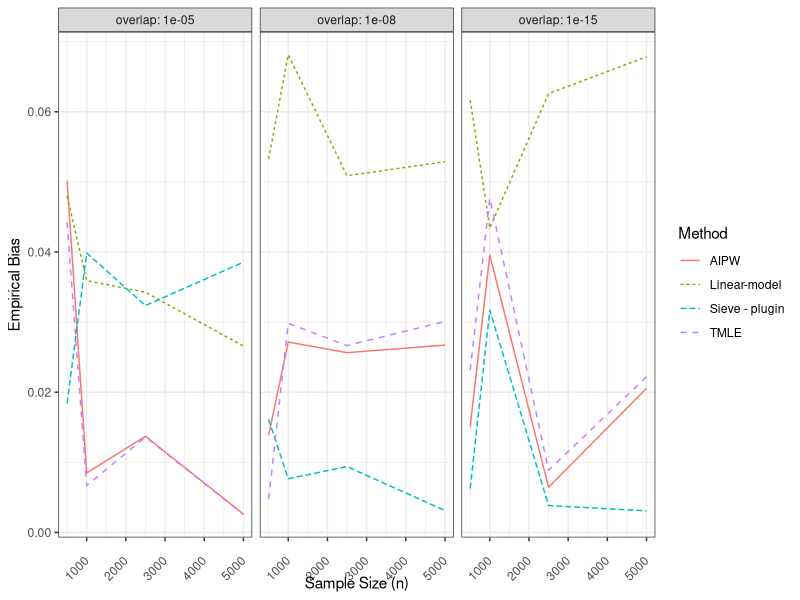
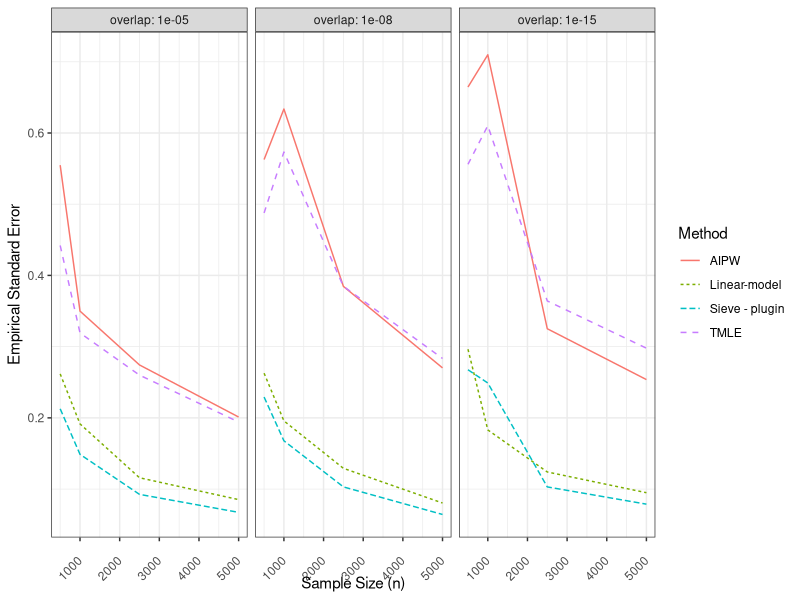
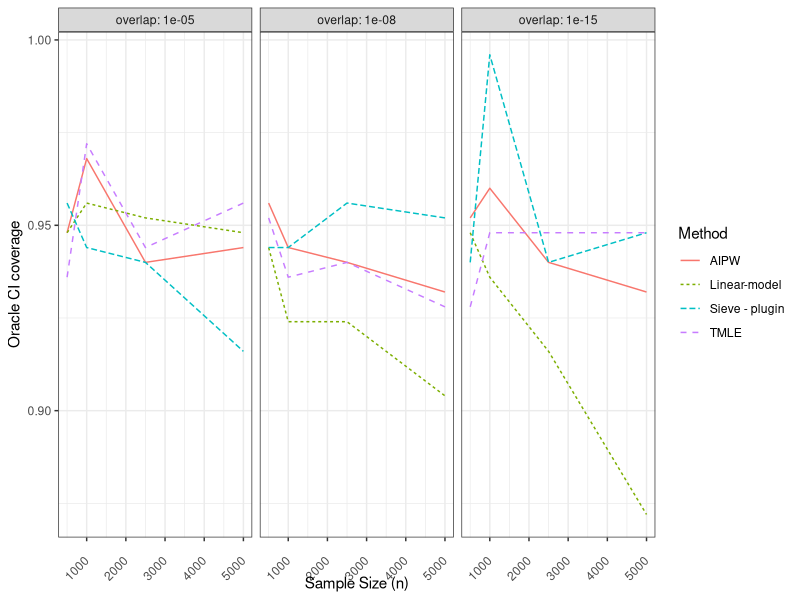
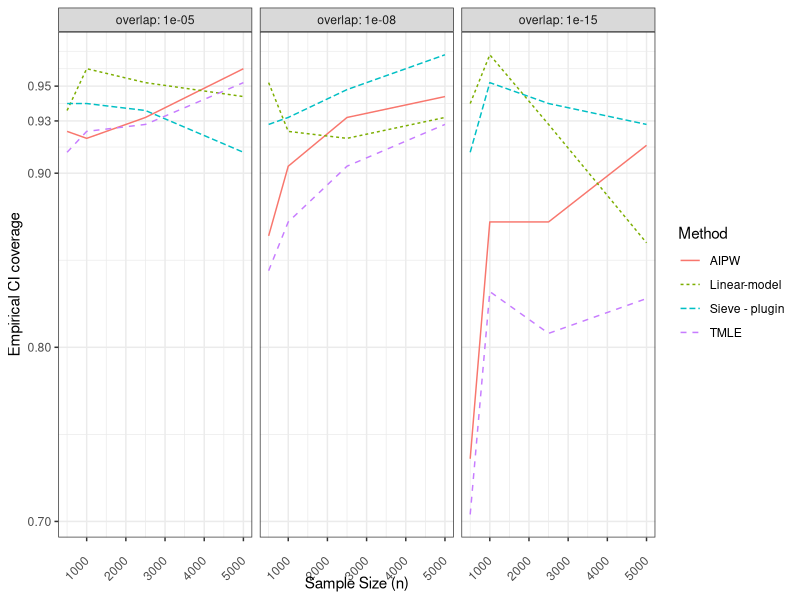
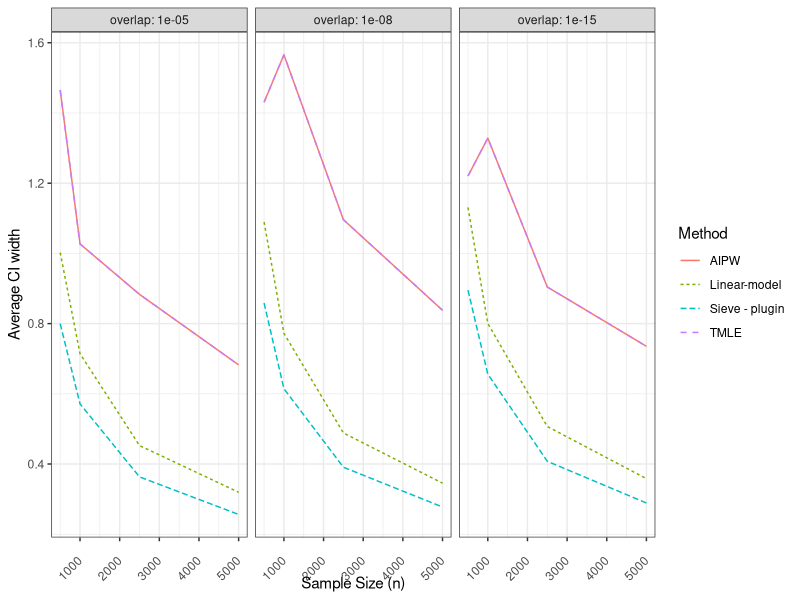
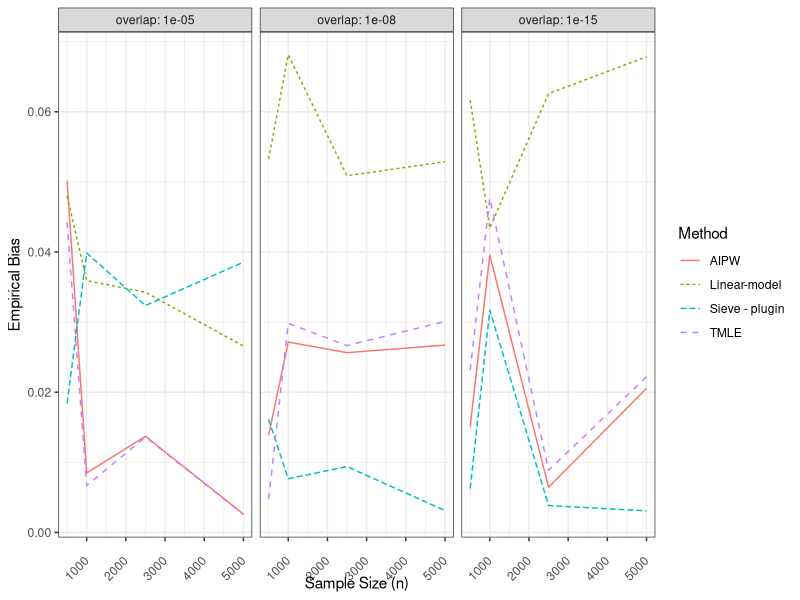
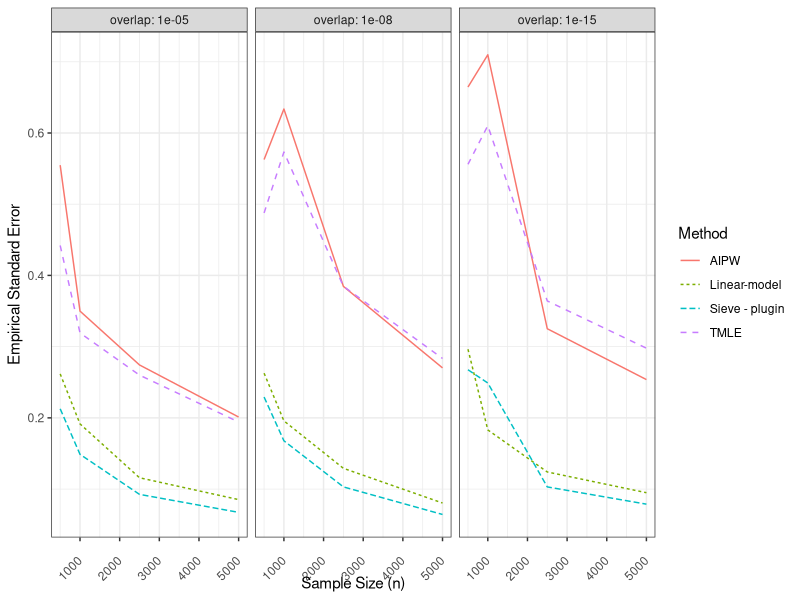
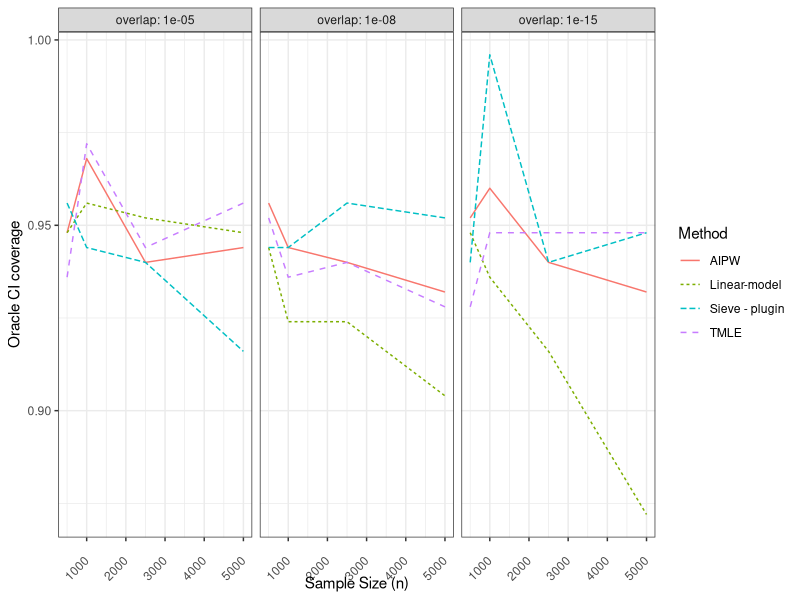

Write the R code that produced these figures, in order.


links <- c("SimPlotHALcomplex",  "SimPlotLassoHighDim", "SimPlotHALsimple"
)

link <- links[1]

ATE <- 1.811417
#ATE <- 1
library(data.table)
outs <- fread("ComplexParametricHAL3.csv")
outs <- outs[!(const %in% c(5,8))]
outs2 <- fread("ComplexParametricHAL4_85.csv")
#outs <- outs[!(const %in% c(5,8))]
outs <- rbind(outs, outs2)

 # outs <- fread("SimpleParametricHAL2.csv")
 #outs <- rbind(fread("LassoHighDim.csv"),fread("LassoHighDim2500.csv"))


# outs$const[outs$const == 3] <- "overlap: 1e-06"
# outs$const[outs$const == 5] <- "overlap: 1e-10"
# outs$const[outs$const == 8] <- "overlap: 1e-15"

outs$const[outs$const == 3] <- "overlap: 1e-05"
outs$const[outs$const == 5] <- "overlap: 1e-08"
outs$const[outs$const == 8] <- "overlap: 1e-15"

outs$const[outs$const == 1] <- "overlap: 0.025"

outs$const[outs$const == 4] <- "overlap: 1e-06"
outs$const[outs$const == 7] <- "overlap: 1e-09"


out_sieveIF <- outs[,c("const", "n", "iter", "estimate", "CI_left", "CI_right")]
out_sieveIF$method = "Sieve - IF"
col_names <- colnames(out_sieveIF)

out_sieve <- out_sieveIF
out_sieve$method = "Sieve - plugin"

out_sieveIF_df <- outs[,c("const", "n", "iter", "estimate", "CI_df_left", "CI_df_right")]
out_sieveIF_df$method = "Sieve - IF w/ df adjust."
colnames(out_sieveIF_df) <- col_names

out_sieveboot <- outs[,c("const", "n", "iter", "estimate", "CI_boot_left", "CI_boot_right")]
out_sieveboot$method = "Sieve - bootstrap se"
colnames(out_sieveboot) <- col_names

out_TMLE <- outs[,c("const", "n", "iter", "estimate_tmle", "CI_left_tmle", "CI_right_tmle")]
out_TMLE$method = "TMLE"
colnames(out_TMLE) <- col_names

out_AIPW <- outs[,c("const", "n", "iter", "estimate_aipw", "CI_left_aipw", "CI_right_aipw")]
out_AIPW$method = "AIPW"
colnames(out_AIPW) <- col_names

out_lm <- outs[,c("const", "n", "iter", "estimate_lm", "CI_left_lm", "CI_right_lm")]
out_lm$method = "Linear-model"
colnames(out_lm) <- col_names



out_sieve_oracle <-out_sieveIF
out_sieve_oracle$method <- "Sieve - oracle se"

out_sieve_oracle[, CI_left:= estimate - qnorm(1-0.05/2) * sd(estimate), by = c("const", "n")]
out_sieve_oracle[, CI_right:= estimate + qnorm(1-0.05/2) * sd(estimate), by = c("const", "n")]


results <- rbind(out_sieve, out_sieve_oracle, out_sieveIF, out_sieveIF_df, out_sieveboot, out_TMLE, out_AIPW, out_lm)


coverage <- results[, mean(ATE >= CI_left & ATE <= CI_right, na.rm=T), by = c("const", "method", "n")]
CI_width <- results[, mean(CI_right - CI_left, na.rm=T), by = c("const", "method", "n")]
cov_oracle = results[, mean(abs(estimate-ATE) <=  1.959964 * sd(estimate))  ,  by = c("const", "n", "method")]
bias <- results[, mean(estimate - ATE), by = c("const", "method", "n")]
se <- results[, sd(estimate - ATE, na.rm=T), by = c("const", "method", "n")]

plot_data <- data.table(const = coverage$const, method = coverage$method, n = coverage$n,  cov_oracle=cov_oracle[[4]],
                        bias = abs(bias[[4]]),
                        se = se[[4]],
                        coverage = coverage[[4]],
                        CI_width = CI_width[[4]]
)

library(ggplot2)

ggplot(plot_data[method %in% c("Linear-model", "AIPW", "TMLE", "Sieve - plugin")], aes(x=n, y = bias, group = method, color = method, linetype=method)) + geom_line() +  facet_wrap(~ const) + theme_bw() + theme(axis.text.x = element_text(angle = 45, hjust = 1, vjust = 0.5))  + labs(x = "Sample Size (n)", y = "Empirical Bias", color = "Method", group = "Method", linetype = "Method")




ggsave(paste0(link, "_bias.pdf"), width = 7, height = 4)

ggplot(plot_data[method %in% c("Linear-model", "AIPW", "TMLE", "Sieve - plugin")], aes(x=n, y = se, group = method, color = method, linetype=method)) + geom_line() +  facet_wrap(~ const) + theme_bw() + theme(axis.text.x = element_text(angle = 45, hjust = 1, vjust = 0.5))  + labs(x = "Sample Size (n)", y = "Empirical Standard Error", color = "Method", group = "Method", linetype = "Method")


#ggsave("SimPlotHALsmallSample_se.pdf", width = 7, height = 4)

ggsave(paste0(link, "_se.pdf"), width = 7, height = 4)



ggplot(plot_data[method %in% c("AIPW", "TMLE","Linear-model", "Sieve - plugin")] , aes(x=n, y = cov_oracle, group = method, color = method, linetype=method)) + geom_line() +  facet_wrap(~ const) + theme_bw() + theme(axis.text.x = element_text(angle = 45, hjust = 1, vjust = 0.5))  + labs(x = "Sample Size (n)", y = "Oracle CI coverage", color = "Method", group = "Method", linetype = "Method") + scale_y_continuous( )

ggsave(paste0(link, "_coverage_oracle.pdf"), width = 7, height = 4)


plot_data <- plot_data[!(method %in% c("Sieve - IF w/ df adjust.", "Sieve - oracle se", "Sieve - IF", "Sieve - bootstrap se"))]


ggplot(plot_data , aes(x=n, y = coverage, group = method, color = method, linetype=method)) + geom_line() +  facet_wrap(~ const) + theme_bw() + theme(axis.text.x = element_text(angle = 45, hjust = 1, vjust = 0.5))  + labs(x = "Sample Size (n)", y = "Empirical CI coverage", color = "Method", group = "Method", linetype = "Method") + scale_y_continuous(breaks = c(0.95, 0.93, 0.9, 0.8, 0.7))

ggsave(paste0(link, "_coverage.pdf"), width = 7, height = 4)


ggplot(plot_data  , aes(x=n, y = CI_width, group = method, color = method, linetype=method)) + geom_line() +  facet_wrap(~ const) + theme_bw() + theme(axis.text.x = element_text(angle = 45, hjust = 1, vjust = 0.5)) + labs(x = "Sample Size (n)", y = "Average CI width", color = "Method", group = "Method", linetype = "Method")

ggsave(paste0(link, "_CI_width.pdf"), width = 7, height = 4)


